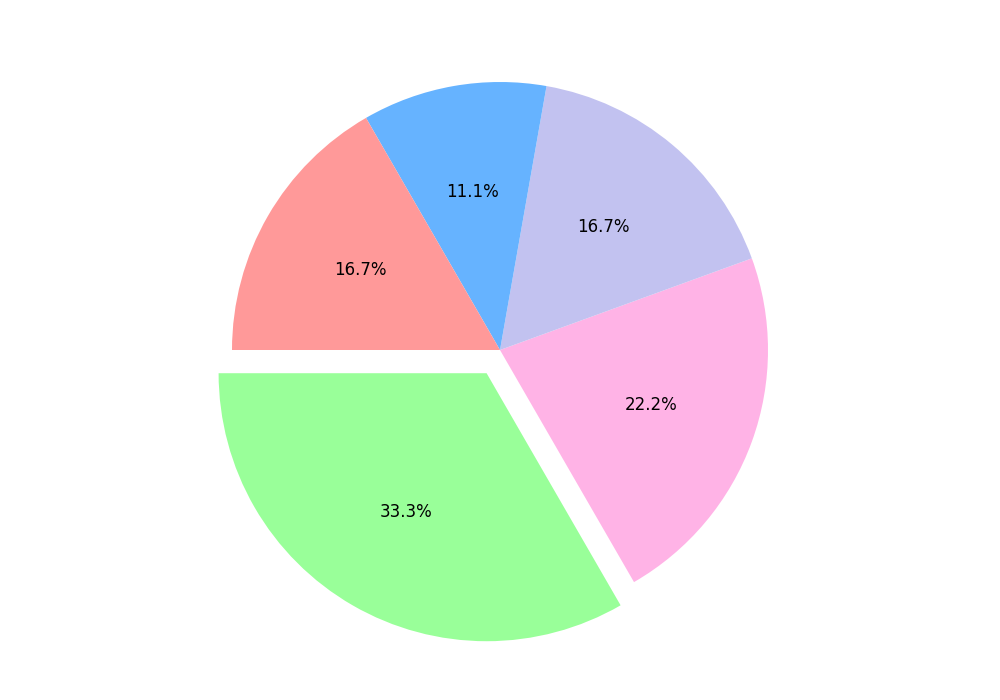

Write Python code to recreate this figure.
import matplotlib.pyplot as plt

sales_percentage = [30, 20, 15, 10, 15]

# Shuffled colors for each dessert type
colors = ['#99ff99', '#ffb3e6', '#c2c2f0', '#66b3ff', '#ff9999']

explode = (0.1, 0, 0, 0, 0)

fig, ax = plt.subplots(figsize=(10, 7))
ax.pie(sales_percentage, autopct='%1.1f%%', startangle=180,
       colors=colors, explode=explode, textprops=dict(color="black", fontsize=12))

ax.get_yaxis().set_visible(False)
ax.grid(color='gray', linestyle='--', linewidth=0.5, alpha=0.5)
plt.tight_layout()
plt.show()
